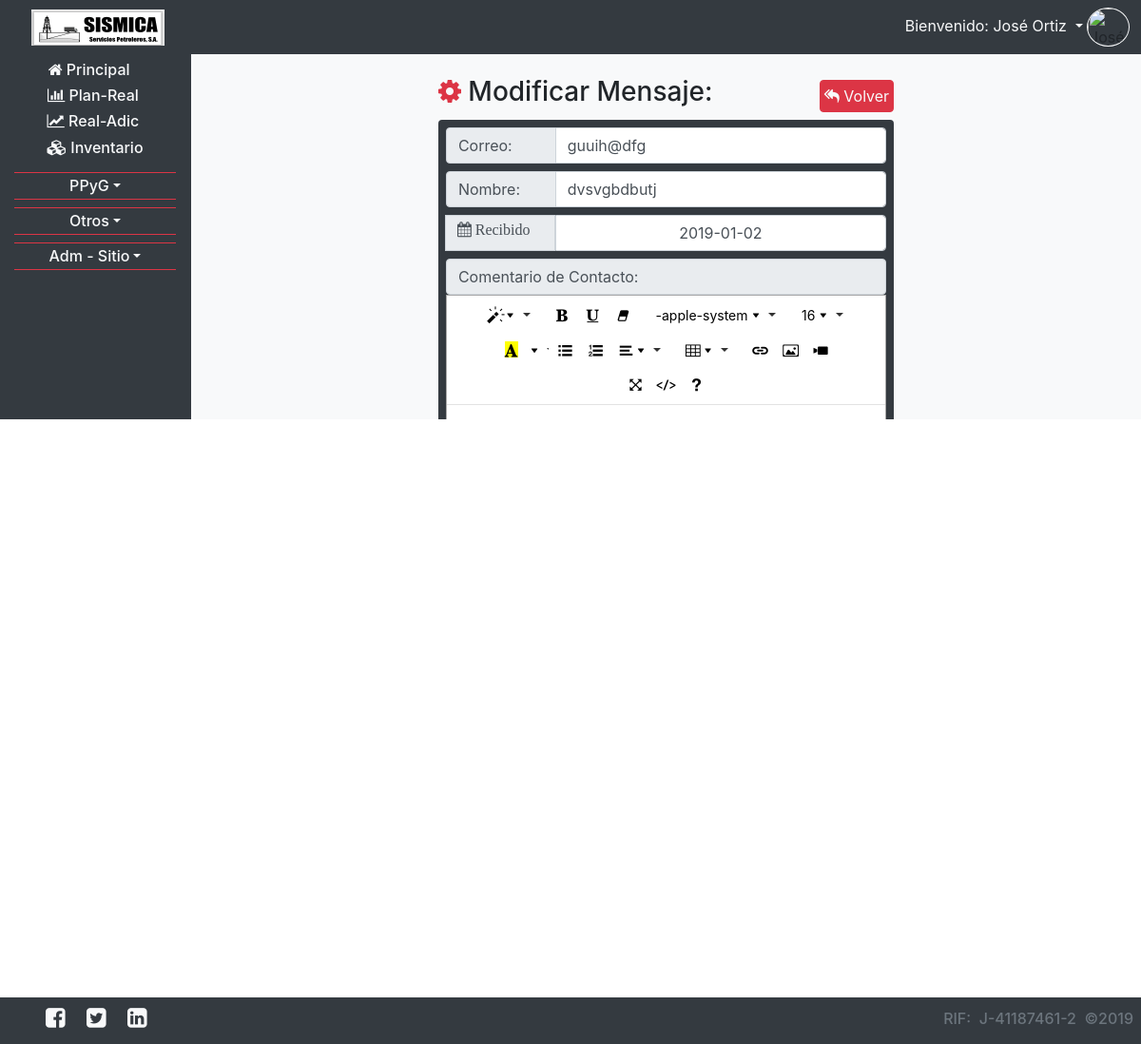
Page /CRUD_comentarios.php?NA_Accion=actualizar&NA_Id=1 (signed in) on the committed database.
### tables this page shows
CREATE TABLE `usuarios` (
  `ID` int(11) NOT NULL,
  `CEDULA` varchar(20) NOT NULL,
  `CORREO` varchar(200) NOT NULL,
  `CONTRASENA` varchar(200) NOT NULL,
  `NOMBRE` varchar(200) NOT NULL,
  `APELLIDO` varchar(200) NOT NULL,
  `CARGO` varchar(200) NOT NULL,
  `OFICINA` varchar(200) NOT NULL,
  `TELEFONO` varchar(200) NOT NULL,
  `ACTIVO` varchar(20) NOT NULL,
  `FECHA_NACIMIENTO` date NOT NULL,
  `FECHA_INGRESO` date NOT NULL,
  `NUMERO_DE_EMPLEADO` int(11) NOT NULL,
  `CONECTADO` varchar(2) NOT NULL
);

CREATE TABLE `contactanos` (
  `ID` int(11) NOT NULL,
  `NOMBRE` varchar(200) NOT NULL,
  `CORREO` varchar(200) NOT NULL,
  `FECHA_RECIBIDO` date NOT NULL,
  `COMENTARIO` text NOT NULL
);

### php_require/obtiene_usuario.php (called while the page is built, shortened)
<?php
$usuario_correo=$_SESSION["usuario"];
$consulta="SELECT
			`usuarios`.`CARGO` AS CARGO,
			`usuarios`.`NOMBRE` AS NOMBRE,
			`usuarios`.`APELLIDO` AS APELLIDO,
			`descripcion_de_cargos`.`TIPO_DEPARTAMENTO` AS TIPO_DEPARTAMENTO,
			`descripcion_de_cargos`.`SUPERVISADO` AS SUPERVISADO,
			`descripcion_de_cargos`.`DEPARTAMENTO` AS DEPARTAMENTO
			FROM `descripcion_de_cargos` INNER JOIN `usuarios` ON
			`descripcion_de_cargos`.`CARGO`=`usuarios`.`CARGO`
			WHERE `usuarios`.`CORREO`='$usuario_correo'";
$resultado=mysqli_query($conexion,$consulta);
while(($fila=mysqli_fetch_array($resultado))==true){
	$usuario_nombre=$fila["NOMBRE"] . " " . $fila["APELLIDO"];
}
?>

### CRUD_comentarios.php (the view, shortened to what this page needs)
<?php
	require ("php_require/conexion.php");
	require("php_require/obtiene_usuario.php");
	$consulta="SELECT * FROM `contactanos`";
	$resultados=mysqli_query($conexion,$consulta);
?>
<!doctype html>
<html>
<head>
	<?php require("php_require/head.php"); ?>
</head>
<body>
	<?php require("php_require/nav_usuarios.php") ?>
	<section class="container-fluid px-5 mt-2 mb-5">
		<?php
		if(isset($_GET["NA_Accion"])){
			if($_GET["NA_Accion"]=="insertar"){
		?>
			<div class="col-md-10 col-lg-7 mx-auto">
				<div class="row mt-4 align-items-center">
					<div class="col-md-9 mb-1">
						<h3 class="text-center text-md-left" title="Insertar nuevo Mensaje de Contacto"><span class="text-danger fa fa-cog fa-spin "></span> Insertar Mensaje:</h3>
					</div>
					<div class="col-md-3 text-center text-md-right mb-1">
						<a href="CRUD_comentarios.php" class="btn btn-danger text-light p-1"><span class="fa fa-reply-all"></span> Volver</a>
					</div>
				</div>
				<form action="CRUD_comentarios.php" method="post" class="text-center bg-dark p-2 rounded">
					<input type="hidden" name="CRUD" id="CRUD" value="C">
					<div class="input-group">
						<div class="input-group-prepend mb-2 w-25">
							<span class="input-group-text w-100">Correo:</span>
						</div>
						<input type="email" class="form-control col mb-2" name="correo" id="correo" placeholder="introduzca el correo de quien hace el nuevo comentario de contacto" required autocomplete="off" title="introduzca el correo de quien hace el nuevo comentario de contacto">
					</div>
					<div class="input-group">
						<div class="input-group-prepend mb-2 w-25">
							<span class="input-group-text w-100">Nombre:</span>
						</div>
						<input type="text" class="form-control col mb-2" name="nombre" id="nombre" placeholder="introduzca el nombre de quien hace el nuevo comentario de contacto" required autocomplete="off" title="introduzca el nombre de quien hace el nuevo comentario de contacto">
					</div>
					<div id="click01" class="input-group date pickers mb-2">
						<div class="input-group-append w-25">
							<span class="input-group-text fa fa-calendar w-100 text-left"> Recibido</span>
						</div>
						<input id="datepicker01" type='text' class="form-control text-center" name="fecha_recibido" placeholder="Fecha Recibido (Y-m-d)" required autocomplete="off" title="introduzca la Fecha en la que se hizo el comentario de contacto (Y-m-d)">
					</div>
					<script type="text/javascript">
						$('#datepicker01').click(function(){
							Calendar.setup({
								inputField:"datepicker01",// id of the input field
								ifFormat:"%Y-%m-%d",// format of the input field
								button: "click01",// trigger for the calendar (button ID)
								align:"Tl",// alignment (defaults to "Bl")
								singleClick:true
							});
						});
					</script>
					<span class="input-group-text w-100">Comentario de Contacto:</span>
					<textarea rows="7" name="comentario" id="comentario" class="form-control mb-2" required></textarea>
					<script>
						$(document).ready(function() {
							$('#comentario').summernote({
								placeholder: 'introduzca nuevo comentario de contacto',
								tabsize: 1,
								height: 200
							});
						});
					</script>
					<a href="CRUD_comentarios.php" class="btn btn-danger text-light mt-2"><span class="fa fa-reply-all"></span> Volver</a>&nbsp;&nbsp;&nbsp;&nbsp;&nbsp;&nbsp;<input type="submit" value="Insertar Nuevo Renglón &raquo;" class="btn btn-danger mt-2">
				</form>
			</div>
		<?php
			}else if($_GET["NA_Accion"]=="actualizar"){
				$id_a_actualizar=$_GET["NA_Id"];
				$consulta="SELECT * FROM `contactanos` WHERE `ID`='$id_a_actualizar'";
				$resultados=mysqli_query($conexion,$consulta);
				while(($fila=mysqli_fetch_array($resultados))==true){
					$datos_a_actualizar['ID']=$fila['ID'];
					$datos_a_actualizar['NOMBRE']=$fila['NOMBRE'];
					$datos_a_actualizar['CORREO']=$fila['CORREO'];
					$datos_a_actualizar['FECHA_RECIBIDO']=$fila['FECHA_RECIBIDO'];
					$datos_a_actualizar['COMENTARIO']=$fila['COMENTARIO'];
				}
		?>
			<div class="col-md-10 col-lg-7 mx-auto">
				<div class="row mt-4 align-items-center">
					<div class="col-md-9 mb-1">
						<h3 class="text-center text-md-left" title="Modificar un Mensaje de Contacto existente"><span class="text-danger fa fa-cog fa-spin "></span> Modificar Mensaje:</h3>
					</div>
					<div class="col-md-3 text-center text-md-right mb-1">
						<a href="CRUD_comentarios.php" class="btn btn-danger text-light p-1"><span class="fa fa-reply-all"></span> Volver</a>
					</div>
				</div>
				<form action="CRUD_comentarios.php" method="post" class="text-center bg-dark p-2 rounded">
					<div class="input-group">
						<div class="input-group-prepend mb-2 w-25">
							<span class="input-group-text w-100">Correo:</span>
						</div>
						<input type="email" class="form-control col mb-2" name="correo" id="correo" placeholder="Modifique el correo de quien hace el nuevo comentario de contacto" required autocomplete="off" title="Modifique el correo de quien hace el nuevo comentario de contacto" value="<?php echo $datos_a_actualizar['CORREO']; ?>">
					</div>
					<div class="input-group">
						<div class="input-group-prepend mb-2 w-25">
							<span class="input-group-text w-100">Nombre:</span>
						</div>
						<input type="text" class="form-control col mb-2" name="nombre" id="nombre" placeholder="Modifique el nombre de quien hace el nuevo comentario de contacto" required autocomplete="off" title="Modifique el nombre de quien hace el nuevo comentario de contacto" value="<?php echo $datos_a_actualizar['NOMBRE']; ?>">
					</div>
					<div id="click01" class="input-group date pickers mb-2">
						<div class="input-group-append w-25">
							<span class="input-group-text fa fa-calendar w-100 text-left"> Recibido</span>
						</div>
						<input id="datepicker01" type='text' class="form-control text-center" name="fecha_recibido" placeholder="Fecha Recibido (Y-m-d)" required autocomplete="off" title="Modifique la Fecha en la que se hizo el comentario de contacto (Y-m-d)" value="<?php echo $datos_a_actualizar['FECHA_RECIBIDO']; ?>">
					</div>
					<span class="input-group-text w-100">Comentario de Contacto:</span>
				</form>
			</div>
		<?php
			}else{
		?>
				<META HTTP-EQUIV="Refresh" CONTENT="0; URL=CRUD_comentarios.php">
		<?php
			}
		}
		?>
	</section>
	<?php require("php_require/footer2.php"); ?>
</body>
</html>

### php_require/nav_usuarios.php (shortened to what this page needs)
<nav class="navbar navbar-expand-md navbar-dark bg-dark fixed-top py-0 pl-1 pr-2 my-0">
	<a class="navbar-text" style="width: 150px; margin-left: 2%;" href="zona_principal.php">
		<div id="amazingslider-wrapper-1" style="max-width:140px; height:38px; margin:0px auto 0px; border:#000 0px solid; overflow:hidden; background-color:transparent">
			<div id="amazingslider-1" style="margin:0 auto;">
			</div>
		</div>
	</a>
	<div class="collapse navbar-collapse" id="navbarsExample04">
		<ul class="navbar-nav ml-auto mr-1 py-2">
			<li class="nav-item dropdown">
				<a class="dropdown-toggle text-light" href="" id="dropdown05" data-toggle="dropdown" aria-haspopup="true" aria-expanded="false" title="Mostrar opciones de usuario">
					<?php echo "Bienvenido: $usuario_nombre"; ?></span>
				</a>
				<div class="d-none d-md-inline">
					<img src="fotos_del_personal/<?php echo $usuario_correo; ?>.png" class="imgFit border border-light rounded-circle" style="height: 41px; width: 45px;" title="<?php echo $usuario_nombre; ?>">
				</div>
			</li>
		</ul>
	</div>
</nav>
<section class="container-fluid pt-2 mt-5 mb-5 bg-dark">
	<div class="row">
		<aside class="col-0 col-md-2 d-none d-md-inline-block bg-dark pre-scrollable">
			<?php require("php_require/menu_lateral.php") ?>
		</aside>
		<div class="col-12 col-md-10 border-left border-dark bg-light pre-scrollable">

### rows in the picture
usuarios: usuario_nombre "José Ortiz"
contactanos: correo "guuih@dfg", nombre "dvsvgbdbutj", fecha_recibido "2019-01-02"

### other values in the picture
$departamentos_i[0] "PPyG"
$fila['DESCRIPCION'] "J-41187461-2"
